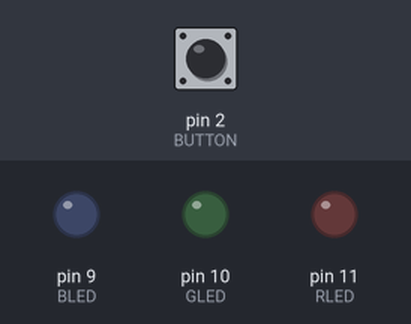
The sketch below on a simulated Arduino Uno, built with avr-gcc and run on an emulated ATmega328P. Parts: output pins drawn as LEDs (lit = HIGH). The test bench sets the inputs (shaded band); at power-on: pin 2 (BUTTON) LOW.

Above: at 1.2 s.
1.3 s: pin 2 (BUTTON) pulled HIGH for 0.15 s
At 2.5 s:
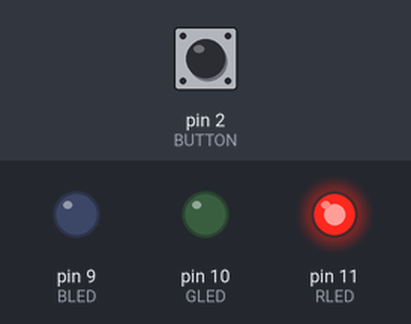
2.9 s: pin 2 (BUTTON) pulled HIGH for 1 s
At 4.0 s:
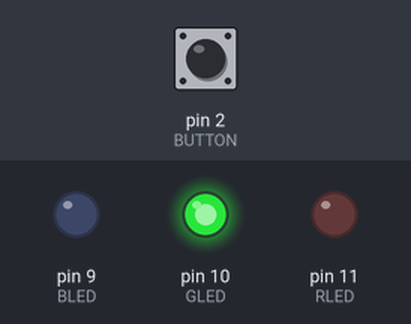
5.4 s: pin 2 (BUTTON) pulled HIGH for 0.15 s
At 5.9 s:
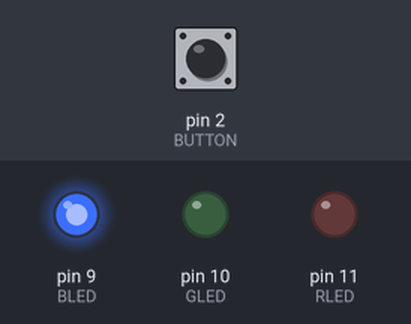
7.0 s: pin 2 (BUTTON) pulled HIGH for 3.2 s
At 8.3 s:
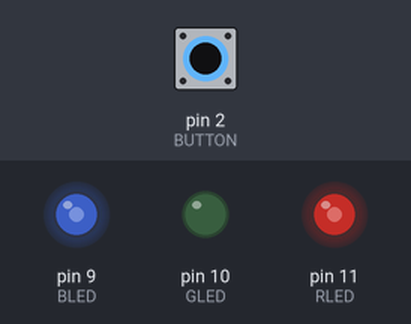
11.7 s: pin 2 (BUTTON) pulled HIGH for 0.15 s
At 12.9 s:
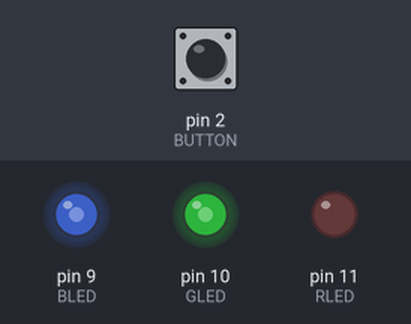
13.3 s: pin 2 (BUTTON) pulled HIGH for 1 s
At 14.3 s:
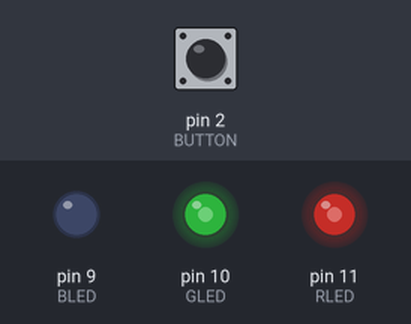
Timing chart, 0 to 16.3 s (numbered marks = the images above; inputs shaded):
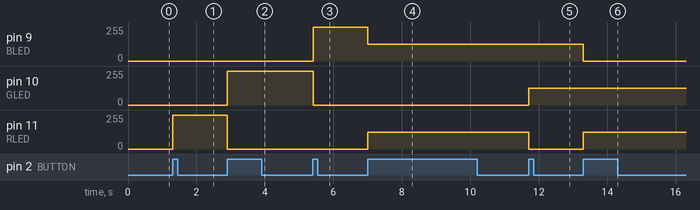

Measured:
- after the input at 1.3 s, pin 11 (RLED): 0/255 → 255/255 at once
- after the input at 2.9 s, pin 10 (GLED): 0/255 → 255/255 at once; pin 11 (RLED): 255/255 → 0/255 at once
- after the input at 5.4 s, pin 9 (BLED): 0/255 → 255/255 at once; pin 10 (GLED): 255/255 → 0/255 at once
- after the input at 7.0 s, pin 9 (BLED): 255/255 → 127/255 at once; pin 11 (RLED): 0/255 → 127/255 at once
- after the input at 11.7 s, pin 10 (GLED): 0/255 → 127/255 at once; pin 11 (RLED): 127/255 → 0/255 at once
- after the input at 13.3 s, pin 9 (BLED): 127/255 → 0/255 at once; pin 11 (RLED): 0/255 → 127/255 at once

The sketch:

code_for_the_nightlight.ino
```cpp
const int BLED=9;
const int GLED=10;
const int RLED=11;
const int BUTTON=2;
boolean lastButton = LOW;
boolean currentButton = LOW;
int ledMode = 0;
void setup ()
{
pinMode (BLED, OUTPUT);
pinMode (GLED, OUTPUT);
pinMode (RLED, OUTPUT);
pinMode (BUTTON, INPUT);
}
boolean debounce(boolean last)
{
boolean current = digitalRead(BUTTON);
if (last != current)
{
delay(5);
current = digitalRead(BUTTON);
return current;
}
}
void setMode(int mode)
{
// ???????
if (mode == 1)
{
digitalWrite(RLED, HIGH);
digitalWrite(GLED, LOW);
digitalWrite(BLED, LOW);
}
// ???????
else if (mode == 2)
{
digitalWrite(RLED, LOW);
digitalWrite(GLED, HIGH);
digitalWrite(BLED, LOW);
}
// ?????
else if (mode == 3)
{
digitalWrite(RLED, LOW);
digitalWrite(GLED, LOW);
digitalWrite(BLED, HIGH);
}
// ????????? (???????+ ?????)
else if (mode == 4)
{
analogWrite(RLED, 127);
analogWrite(GLED, 0);
analogWrite(BLED, 127);
}
// ????????? (?????+ ???????)
else if (mode == 5)
{
analogWrite(RLED, 0);
analogWrite(GLED, 127);
analogWrite(BLED, 127);
}
// ????????? (???????+ ???????)
else if (mode == 6)
{
analogWrite(RLED, 127);
analogWrite(GLED, 127);
analogWrite(BLED, 0);
}
// ????? (???????+ ???????+ ?????)
else if (mode == 7)
{
analogWrite(RLED, 85);
analogWrite(GLED, 85);
analogWrite(BLED, 85);
}
// ???????? (mode = 0)
else
{
digitalWrite(RLED, LOW);
digitalWrite(GLED, LOW);
digitalWrite(BLED, LOW);
}
}
void loop()
{
currentButton = debounce(lastButton);
if (lastButton == LOW && currentButton == HIGH)
{
ledMode++;
}
lastButton = currentButton;
if (ledMode == 8)
ledMode = 0;
setMode(ledMode);
}
```
